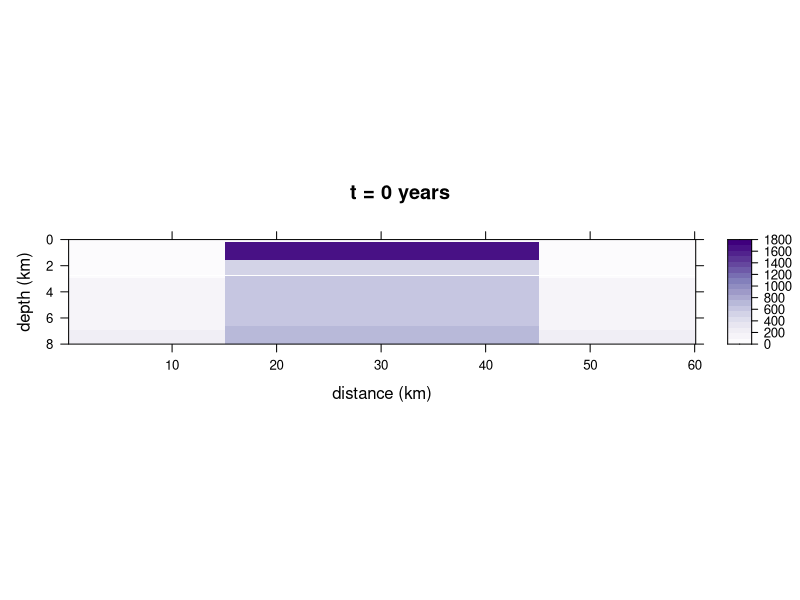
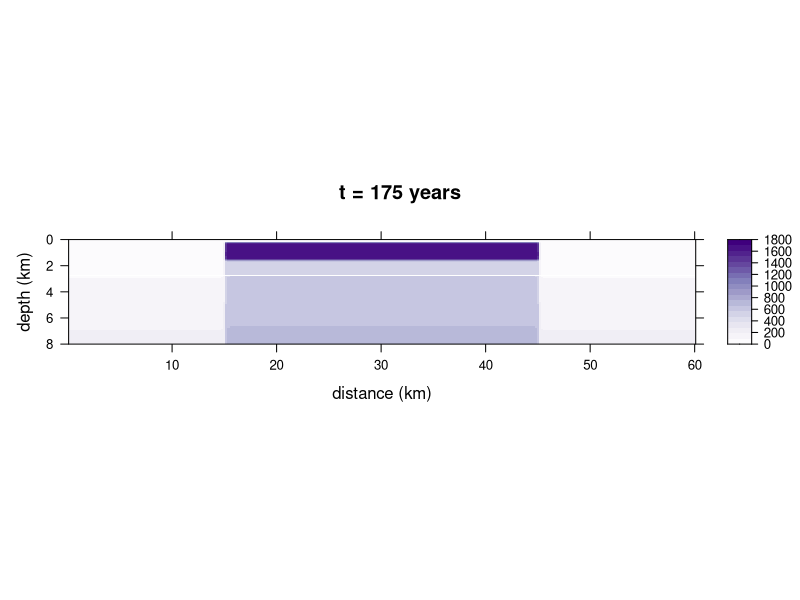
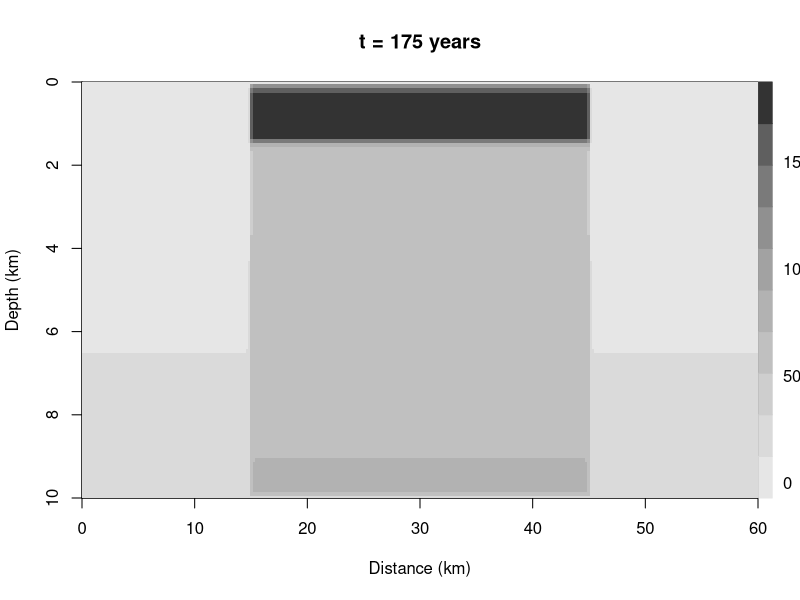

These charts were generated, in order, by the following R code:
# This script creates a finite difference model of the cooling of a melt sheet
# caused by an impact.
# Updated 2020.03.18 CH

## SETUP -----------------------------------------------------------------------

# Clear all from workspace/environment.
rm(list = ls())

# Install and load required packages.
# Install and load lattice for plotting results.
if(!require(lattice)){install.packages("lattice")}
library(lattice)
# Install and load RColorBrewer for plot color schemes.
if(!require(RColorBrewer)){install.packages("RColorBrewer")}
library(RColorBrewer)


## SET MODEL DIMENSIONS --------------------------------------------------------

# Define size of model domain. 
x.size <- 60000  # [m] 
z.size <- 10000  # [m] 

# Set resolution (number of nodes).  
x.num <- 300
z.num <- 100

# Define stepsize.
dx <- x.size / (x.num - 1)  # [m] 
dz <- z.size / (z.num - 1)  # [m]  

# Create vectors of node locations.
x <- seq(from = 0, to = x.size, by = dx)  # [m]
z <- seq(from = 0, to = z.size, by = dz)  # [m]


## SET CONSTANTS ---------------------------------------------------------------
# Define material properties, initialize arrays. 
# All temperatures in °C should be converted to K.

L <- 421000  # latent heat of fusion of diopside, [J/kg] 
# Suggested value: 421000 J/kg; Abramov and Kring (2007)

T.liquidus.C <- 1177  # liquidus temperature, [°C]
# Suggested value: 1177°C; Abramov and Kring (2007)
T.liquidus <- T.liquidus.C + 273.15  # liquidus temperature, [K]

T.solidus.C <- 997  # solidus temperature, [°C]
# Suggested value: 997°C; Abramov and Kring (2007)
T.solidus <- T.solidus.C + 273.15  # solidus temperature, [K]

Cp.nolatent <- 1000  # heat capacity with no latent heat, [J/(kg*K)]
# Suggested value: 1000 J/(kg/K), heat capacity of basement, melt, breccia; 
# Abramov and Kring (2007)

Cp.initial <- matrix(data = Cp.nolatent,   # initial heat capacity, [J/(kg*K)]
                     nrow = x.num,  
                     ncol = z.num)

Cp.prime <- Cp.initial + (L / (T.liquidus - T.solidus)) 
# heat capacity accounting for latent heat of fusion, [J/(kg*K)]
# Suggested value: 3339 J/(kg*K); Abramov and Kring (2007)
Cp.0 <- Cp.initial  # initialize matrix for initial model setup below

k <- matrix(data = 2.5,    # thermal conductivity, [W/(m*K)]
            nrow = x.num,  
            ncol = z.num)  
# Suggested value: 2.5 W/(m*K), thermal conductivity of basement, melt, 
# breccia; Abramov and Kring (2007)

A <- matrix(data = 2.2e-6,      # heat production, [W/(m^3)]
            nrow = x.num,  
            ncol = z.num)  
# Suggested value: 2.2e-6 is average A value from Jones (1988), table 6

rho <- matrix(data = 2700,   # density, [kg/(m^3)]
              nrow = x.num,  
              ncol = z.num)
# Suggested value: 2700 kg/(m^3), density of basement, melt, breccia; 
# Abramov and Kring (2007)

Kappa <- k / (rho * Cp.nolatent)  # thermal diffusivity, [(m^2)/s]
Kappa.min <- min(Kappa)      # [(m^2)/s] 

U <- matrix(data = 0,        # uplift, [m/s]
            nrow = x.num,  
            ncol = z.num)
# We assumed no tectonic uplift. 

# Input geothermal gradient in K/km.
a.Kkm <- 12  # [K/km]
# Used low end of gradient from Jones (1992) (12 and 21 K/km)
a <- a.Kkm / 1000  # [K/m]

# Define time step.
dt.max.x <- (dx ^ 2) / (6 * Kappa.min)  # [s] 
dt.max.z <- (dz ^ 2) / (6 * Kappa.min)  # [s] 
dt.min <- min(dt.max.x, dt.max.z)
dt.yr <- dt.min * 3.17098e-8 # [yr]
dt <- dt.min


## INITIAL T DISTRIBUTION ------------------------------------------------------
# Set up an initial condition of an instantaneously emplaced melt sheet at an 
# elevated temperature.

# Initialize a matrix for initial temperature conditions.
T.0 <- matrix(data = 0,
              nrow = x.num,  
              ncol = z.num)

# Set the top row of the model to be the air temperature.
# Choose a value for the air temperature.
T.surface.C <- 25  # surface temperature, [°C]
T.surface <- T.surface.C + 273.15  # surface temperature, [K]
# Assign the first row of the initial matrix to be the air temperature.
T.0[ , 1] <- T.surface  # [K] 

# Make a geotherm for the initialization matrix.
for (i in 2:dim(T.0)[2]) {
  T.0[ , i] <- T.0[1, 1] + a * x[i]
}

# Instantanteously emplace a melt sheet and set material properties of the melt
# sheet.
# Set dimensions of melt sheet.
meltsheetdiameter <- 30000  # [m]
meltsheetvolume <- 1000  # [km^3]
meltsheetvolume.m3 <- meltsheetvolume * (1000^3)
meltsheetthickness <- meltsheetvolume.m3 / 
                      (((meltsheetdiameter / 2)^2) * pi)  # [m]
# If the melt sheet is centered in the x direction in the model, find the 
# position in meters along the x axis.
xstart.melt <- mean(x) - (meltsheetdiameter / 2)  # x position, [m]
xend.melt <- mean(x) + (meltsheetdiameter / 2)  # x position, [m]
# Find the index in the vector that corresponds to the position above.
xstart.melt.index <- which(abs(x - xstart.melt) == min(abs(x - xstart.melt)))
xend.melt.index <- which(abs(x - xend.melt) == min(abs(x - xend.melt)))
# Make the melt sheet start on the second row of the matrix, below the air
# layer.
zstart.melt.index <- 2 
# If the melt sheet is meltsheetthickness and starts at the second row of the
# model, find the index that corresponds to the bottom of the melt sheet.
zend.melt <- z[2] + meltsheetthickness
zend.melt.index <- round(zend.melt / dz, digits = 0)

# Set temperature of melt sheet.
T.meltsheet.C <- 1700  # temperature of melt sheet, [°C]
T.meltsheet <- T.meltsheet.C + 273.15  # temperature of melt sheet, [°C]
  # Suggested value: 1700°C; Abramov and Kring (2007)

# Elevate geotherm at central uplift.
# Set the temperature with which to raise the geotherm everywhere in the central
# uplift. 
# The height of uplift is dependent on the size of the crater. 40 km of uplift
# is an estimate based on the size of the crater associated with a 30 km in 
# diameter melt sheet.
height.of.uplift <- 40  # amount of uplift, [km]
T.uplift <- height.of.uplift * a.Kkm

# Optional simple uplift of the geotherm temperature gradient.
for (j in xstart.melt.index:xend.melt.index) {
  for (i in 2:z.num){
    T.0[j, i] <- T.0[j, i] + T.uplift
  }
}

# Emplace melt sheet. Set material properties of melt sheet.
for (i in xstart.melt.index:xend.melt.index) {
  for (j in zstart.melt.index:zend.melt.index) {
    T.0[i, j] <- T.meltsheet
    # k[i, j]     <- 3.0    # thermal conductivity, [W/(m*K)]
    # A[i, j]     <- 1e-6   # heat production, [W/(m^3)]
    # rho[i, j]   <- 3300   # density, [kg/(m^3)]
    if (T.0[i, j] < T.liquidus & T.0[i, j] > T.solidus) {
      Cp.0[i, j] <- Cp.initial[i, j]   # heat capacity, [J/(kg*K)]
    } else {
      Cp.0[i, j] <- Cp.prime[i, j]  
    }
    # Kappa[i, j] <- k[i, j] / (rho[i, j] * Cp[i, j])  # [(m^2)/s]
  }
}


## CREATE FUNCTION OF THERMAL MODEL --------------------------------------------
# Make a function to solve the finite difference equation for n time steps.

RunModel <- function(n.timesteps) {
  
  # Initialize a list as a container for model returns at different times.
  T.n  <- list()
  
  # Place T.0 in the first position of the T.n list.
  T.n[[1]] <- T.0
  
  # Initialize a list as a container for model returns at different times.
  Cp  <- list()
  
  # Place T.0 in the first position of the T.n list.
  Cp[[1]] <- Cp.0
  
  for (t in 1:n.timesteps) {
    
    # Initialize T.n[[t + 1]]
    T.n[[t + 1]] <- matrix(data = NA,
                           nrow = x.num,
                           ncol = z.num)
    
    # Initialize Cp[[t + 1]]
    Cp[[t + 1]] <- matrix(data = NA,
                          nrow = x.num,
                          ncol = z.num)
    
    # Calculate T for interior of T.n[[t + 1]] matrix.
    for (i in 2:(x.num - 1)) {
      for (j in 2:(z.num - 1)) {
        
        # Set constant T border.
        T.n[[t + 1]][, 1] <- T.n[[1]][1, 1]          # top
        T.n[[t + 1]][, z.num] <- T.n[[1]][x.num, z.num]  # bottom
        T.n[[t + 1]][x.num, ] <- T.n[[t]][x.num, ]  # right
        T.n[[t + 1]][1, ] <- T.n[[1]][1, ]          # left
        
        
        # Calculate T in the interior of the model
        T.n[[t + 1]][i, j] <- T.n[[t]][i, j] +
          
          # conduction term
          ((Kappa[i, j] * dt) * (((T.n[[t]][(i + 1), j] - (2 * T.n[[t]][i, j]) + T.n[[t]][(i - 1), j]) / (dx ^ 2)) + ((T.n[[t]][i, (j + 1)] - (2 * T.n[[t]][i, j]) + T.n[[t]][i, (j - 1)]) / (dz ^ 2) ))) +
          
          # heat production term
          ((A[i, j] * dt) / (rho[i, j] * Cp[[t]][i, j])) +
          
          # advection/uplift term
          (U[i, j] * dt * ((T.n[[t]][i, (j + 1)] - T.n[[t]][i, j]) / dz))
      }
    }
    
    # Calculate Cp based on the most recent run of the model to be used in the
    # next iteration of the model
    
    # Set constant Cp border.
    Cp[[t + 1]][1, ] <- Cp.initial[1, ] # left
    Cp[[t + 1]][x.num, ] <- Cp.initial[x.num, ] # right
    Cp[[t + 1]][, 1] <- Cp.initial[, 1] # top
    Cp[[t + 1]][, z.num] <- Cp.initial[, z.num] # bottom
    
    for (i in 2:(x.num - 1)) {
      for (j in 2:(z.num - 1)) {
        
        # Calculate Cp for interior
        Cp[[t + 1]][i, j] <- ifelse(T.n[[t + 1]][i, j] < T.liquidus && T.n[[t + 1]][i, j] > T.solidus, Cp.prime[i, j], Cp.initial[i, j])
      }
    }
  }
  objects.to.return <- list("T.n" = T.n, "Cp" = Cp)
  return(objects.to.return)
}


## RUN MODEL -------------------------------------------------------------------

# Solve the finite difference equation for n time steps.
n <- 5  # Set number of time steps.
model.results <- RunModel(n)  # Run model for n timesteps.
T.n <- model.results$T.n  # Save the model results of temperature, [K]


## PLOT 2D MODEL RESULTS -------------------------------------------------------

# Make plotting function to plot model results in °C using the lattice package.
levelplotCH <- function(IterationNumber,
                        x.axis.in.m = x,
                        z.axis.in.m = z,
                        dtyr = dt.yr,
                        xnum = x.num,
                        znum = z.num,
                        xval = x.size,
                        zval = z.size) {
  
  InputMatrix <- T.n[[IterationNumber]]
                                                  
  OutputPlot <- levelplot(InputMatrix - 273.15,
                         
                          # Change x and y axis scales and labeling.
                          # Change axis labels.
                          scales = list(x = list(at = seq(from = 0, to = xval, by = 50),
                                                 labels = seq(from = 0, to = (xval / 1000), by = 10)),
                                        y = list(at = seq(from = 0, to = zval, by = 20),
                                                 labels = seq(from = 0, to = (zval / 1000), by = 2))),
                          # Flip y axis so depth increases down.
                          # Cut off the bottom part of the model because of 
                          # edge effects.
                          ylim = c(80, 0),
                          
                          # Plot labels.
                          xlab = "distance (km)", # x axis label
                          ylab = "depth (km)", # y axis label
                          # Make plot title number of years of model run.
                          main = paste("t =", 
                                       round(((IterationNumber - 1) * dtyr), 
                                             digits = 0), 
                                       "years", 
                                       sep = " "),
                          
                          # Change the look of the plot.
                          aspect = zval/xval, # change aspect ratio of plot
                          # Change the color scheme.
                          col.regions = colorRampPalette(brewer.pal(9, 
                                                                    'Purples')),

                          # Adjust colorbar and contour lines.
                          # contour = T,  # Add contour lines.
                          # colorkey = list(labels = "T °C"),
                          # Set colorbar limits.
                          at = c(seq(0, 1800, 
                                     # Set density of contour interval on plot.
                                     length.out = 20))) 
  return(OutputPlot)
}

# Test plotting function.
levelplotCH(1)
levelplotCH(4)



# Plot results using base R plotting.

# Function for making a colorbar.
# Modified from Aurélien Madouasse, https://aurelienmadouasse.wordpress.com/2012/01/13/legend-for-a-continuous-color-scale-in-r/

legend.col <- function(col, lev){
  
  opar <- par
  
  n <- length(col)
  
  bx <- par("usr")
  
  box.cx <- c(bx[2] + (bx[2] - bx[1]) / 1000,
              bx[2] + (bx[2] - bx[1]) / 1000 + (bx[2] - bx[1]) / 50)
  box.cy <- c(bx[3], bx[3])
  box.sy <- (bx[4] - bx[3]) / n
  
  xx <- rep(box.cx, each = 2)
  
  par(xpd = TRUE)
  for(i in 1:n){
    
    yy <- c(box.cy[1] + (box.sy * (i - 1)),
            box.cy[1] + (box.sy * (i)),
            box.cy[1] + (box.sy * (i)),
            box.cy[1] + (box.sy * (i - 1)))
    polygon(xx, yy, col = col[i], border = col[i])
    
  }
  par(new = TRUE)
  plot(0, 0, type = "n",
       ylim = c(min(lev), max(lev)),
       yaxt = "n", ylab = "",
       xaxt = "n", xlab = "",
       frame.plot = FALSE)
  axis(side = 4, las = 2, tick = FALSE, line = .25)
  par <- opar
}


MeltSheetPlot <- function(IterationNumber) {
  # Make plot.
        # Input data into plot.
  image(x = x / 1000,  # Set x axis scale.
        y = z / 1000,  # Set y axis scale.
        z = (T.n[[IterationNumber]]) - 273.15,  # Set values to be plotted.
        
        # Set x and y axes and labels.
        xlim = c(0, (x.size / 1000)),
        ylim = c((z.size / 1000), 0),  # Make sure depth axis is reversed.
        xlab = "Distance (km)",
        ylab = "Depth (km)",
        
        # Set title.
        main = paste("t =", round(((IterationNumber - 1) * dt.yr), digits = 0), "years", sep = " "),
        
        # Set limits of color range.
        zlim = c(0, 1800),
        
        # Plot in grayscale.
        col = gray.colors(10, start = 0.9, end = 0.2))
  
  # Add colorbar.
  legend.col(col = gray.colors(10, start = 0.9, end = 0.2), 
             lev = c(0, 1800))
}


MeltSheetPlot(4)







## PLOT 1D MODEL RESULTS -------------------------------------------------------

# Extract 1D results through center of 2D model results.


# Plot 1D results.